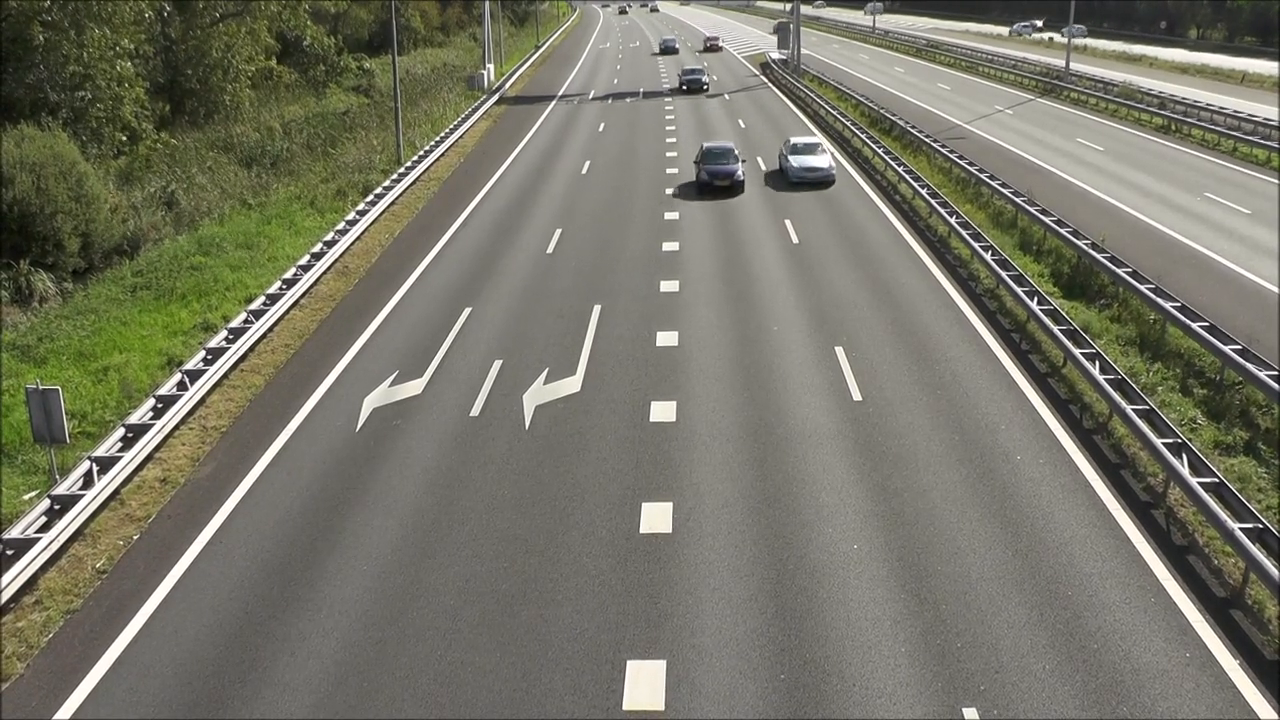
#> input picture frame 33 of data/traffic_test.mp4, 1280 x 720 px, given in place of test2.mp4, which was not available
$ python ld-exam02.py
#> lines starting #> are read from the running program, lines starting #| are printed output that depends on the picture; after the words box and inside, x2 and y2 are one past the last pixel; in counts of white or black regions, pixels touching at a corner belong together
# date: 2024-01-26
# link: https://www.youtube.com/watch?v=KEYzUP7-kkU&list=PL_r4rS7sBXUJUBmoPra9vMKZ6clpg_tdO&index=2

import cv2
import numpy as np

sample_movie = './data/test2.mp4'

video = cv2.VideoCapture(sample_movie)

while True:
	ret, frame = video.read()
#> frame is the input picture: shape (720, 1280, 3); mean B, G, R 103.9, 117.9, 118.6

	hsv = cv2.cvtColor(frame, cv2.COLOR_BGR2HSV)
#> hsv: shape (720, 1280, 3); mean H, S, V 28.8, 39.9, 120.1
	low_yellow = np.array([18, 100, 90])
	up_yellow = np.array([40, 255, 255])
	mask = cv2.inRange(hsv, low_yellow, up_yellow)
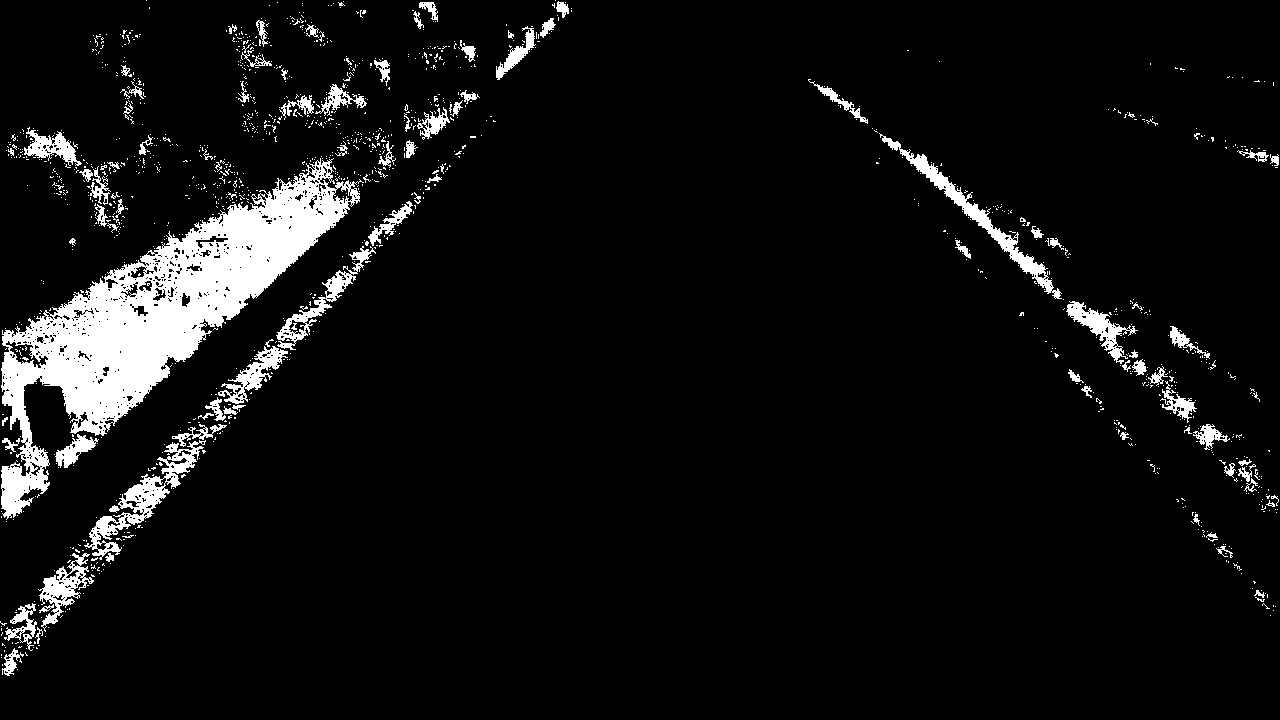
#> mask: shape (720, 1280); 6.7% white; 1388 white regions (1289 under 20 px), largest, box (x1, y1, x2, y2) and area: (1, 158, 364, 520) 35270, (84, 440, 206, 560) 2806, (879, 133, 1062, 299) 2554

	if not ret:
		video = cv2.VideoCapture(sample_movie)
		continue

	cv2.imshow('frame', frame)
	cv2.imshow('mask', mask)

	key = cv2.waitKey(25)
#> (key Esc is pressed here)
	if key == 27: # esc키
		break

video.release()
cv2.destroyAllWindows()

$ run again, starting later in the video
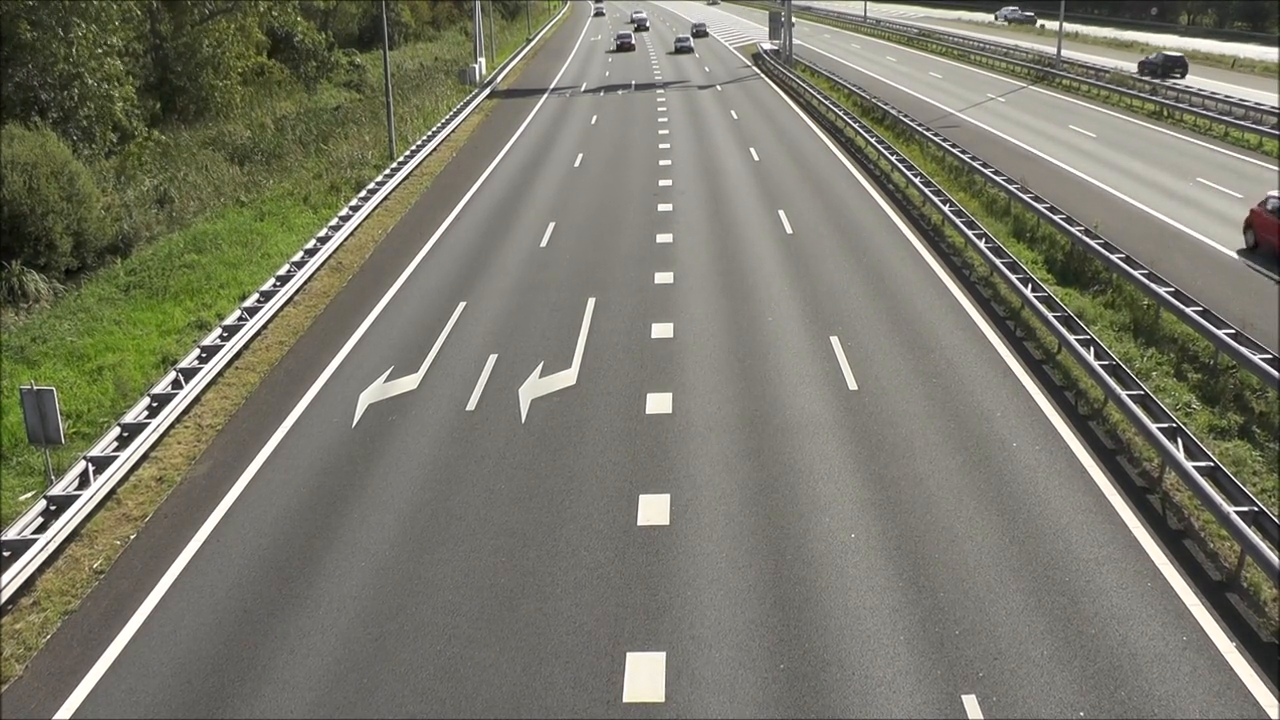
#> input picture frame 150 of data/traffic_test.mp4, 1280 x 720 px, given in place of test2.mp4, which was not available
#> frame is the input picture: shape (720, 1280, 3); mean B, G, R 106.3, 120.4, 121.2
#> hsv: shape (720, 1280, 3); mean H, S, V 28.8, 39.3, 122.7
#> `mask = cv2.inRange(hsv, low_yellow, up_yellow)`:
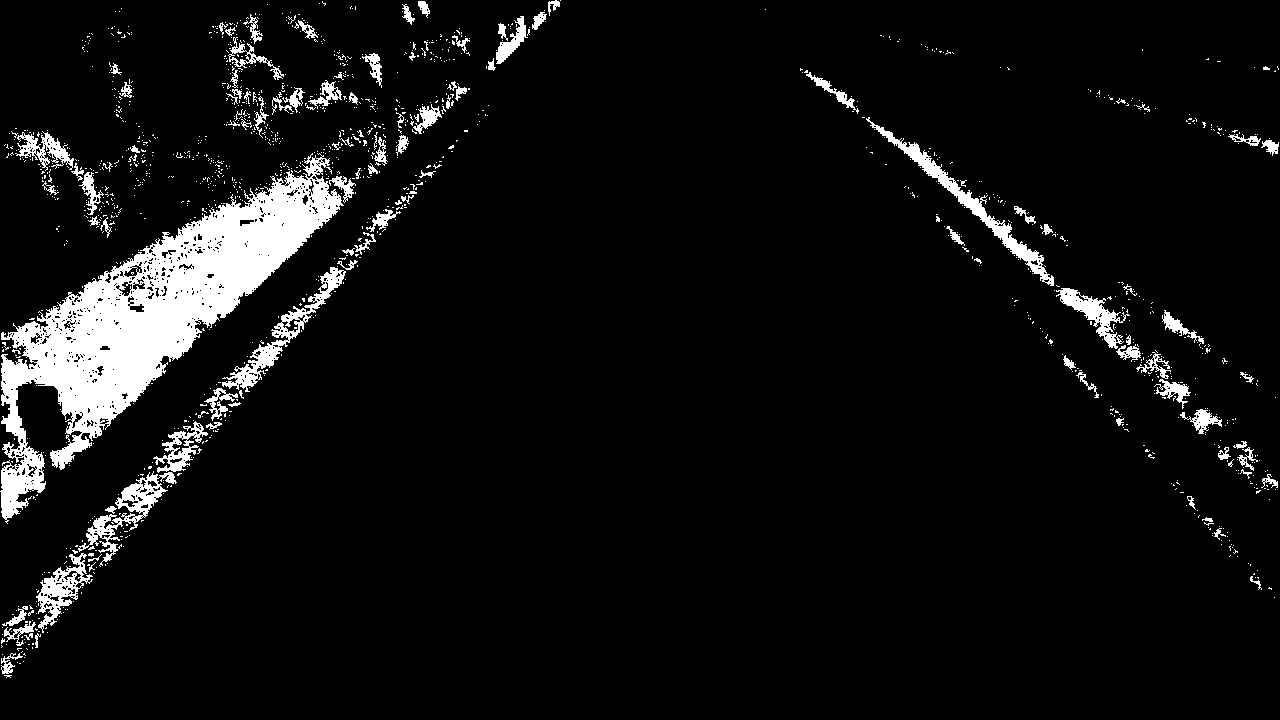
#> mask: shape (720, 1280); 6.6% white; 1422 white regions (1308 under 20 px), largest, box (x1, y1, x2, y2) and area: (0, 153, 344, 524) 35409, (866, 117, 1054, 286) 2588, (222, 267, 346, 392) 2213

$ run again, starting later in the video
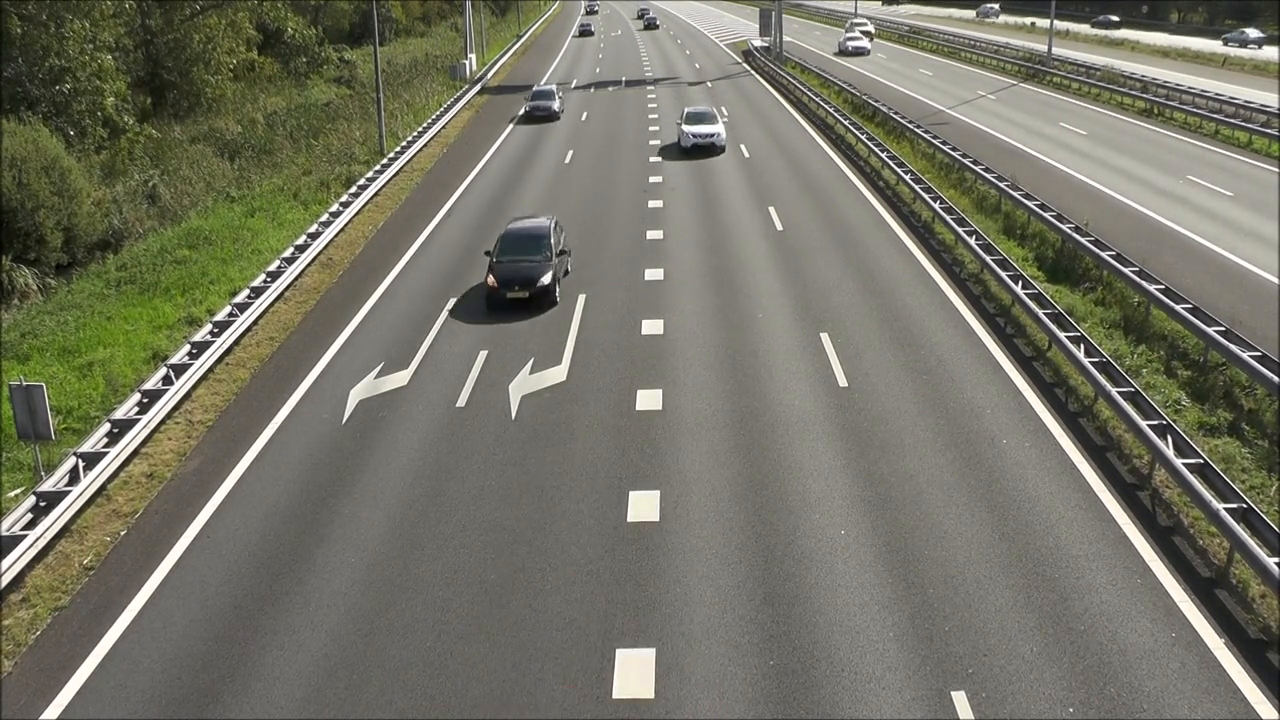
#> input picture frame 268 of data/traffic_test.mp4, 1280 x 720 px, given in place of test2.mp4, which was not available
#> frame is the input picture: shape (720, 1280, 3); mean B, G, R 101.8, 115.9, 116.6
#> hsv: shape (720, 1280, 3); mean H, S, V 29.2, 40.9, 118.1
#> `mask = cv2.inRange(hsv, low_yellow, up_yellow)`:
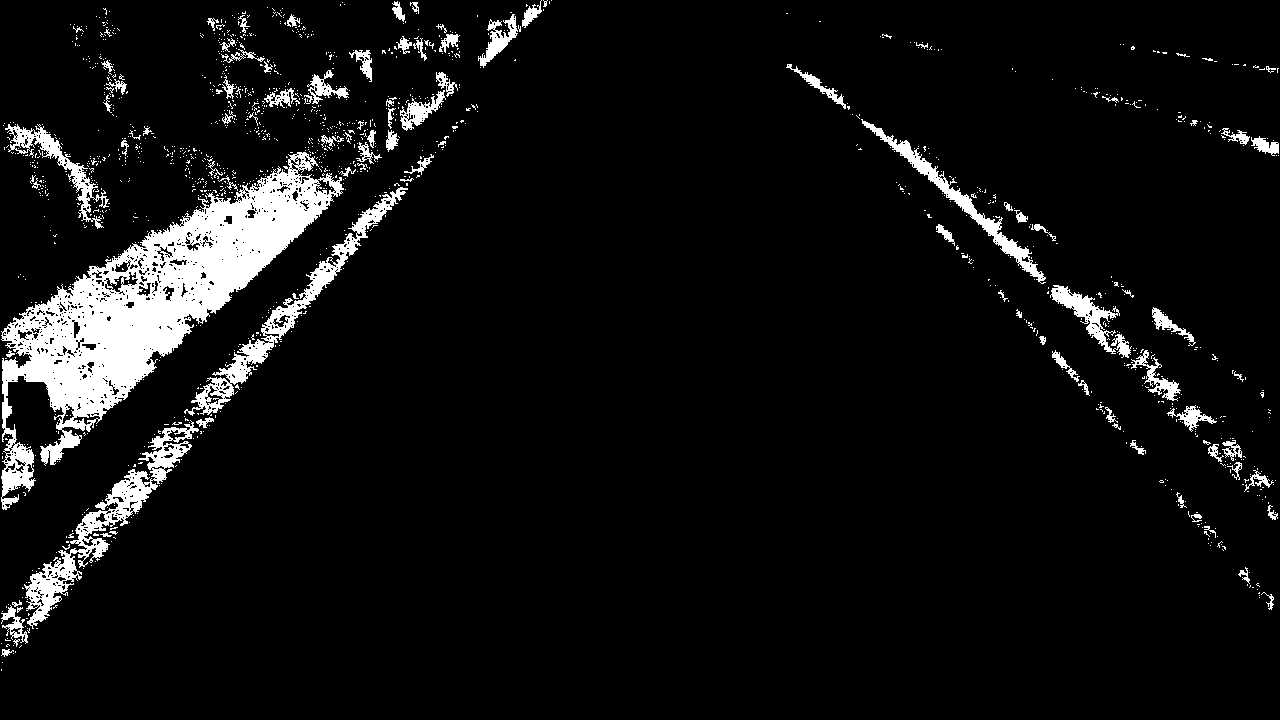
#> mask: shape (720, 1280); 6.8% white; 1404 white regions (1307 under 20 px), largest, box (x1, y1, x2, y2) and area: (1, 152, 344, 510) 33253, (24, 420, 199, 629) 5369, (184, 187, 408, 416) 4509
